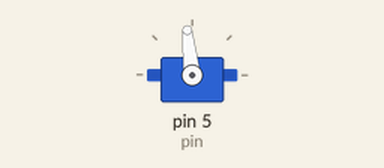
Simulated run of this sketch. Board: Arduino Uno, built with avr-gcc and run on an emulated ATmega328P. Parts: servo.

Above: at 0.05 s.
At 0.95 s:
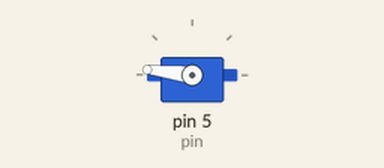
At 1.85 s:
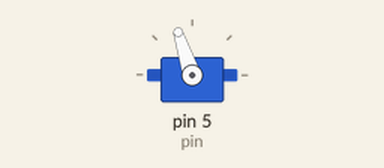
At 3.9 s:
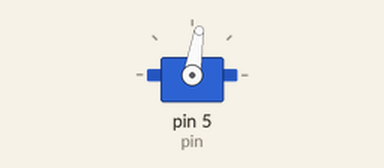
Timing chart, 0 to 5.2 s (numbered marks = the images above):
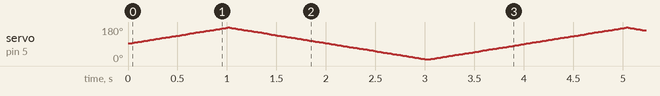

The sketch:

motorTest.ino
```cpp
#include <Servo.h>

Servo s;
int i = 50;
bool up = true;
const int pin = 5; // A3

void setup() {
  s.attach(pin);
  digitalWrite(17, HIGH);
  s.write(90);
}

void loop() {
  s.write(map(i, -5, 101, 0, 180));
  i += up ? 1 : -1;
  if (i >= 100) {
    up = false;
    digitalWrite(17, LOW);
  } else if (i <= 0) {
    up = true;
    digitalWrite(17, HIGH);
  }
  delay(20);
}
```
